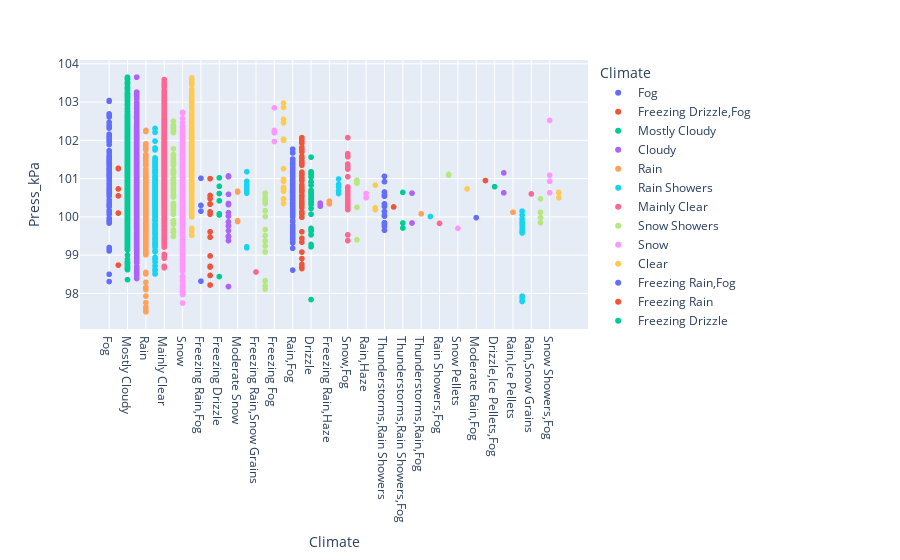

The cell this chart's notebook holds for it:
### Code cell
px.scatter(df, x='Climate', y='Press_kPa', color='Climate', hover_data=['Press_kPa', 'Climate'])

### Figure 1 — Plotly figure (JSON) as saved in the notebook; plotly's stock layout.template omitted (floating-point values rounded to 4 significant figures; data arrays with more than 128 entries replaced by an {"elided": "..."} marker saying what was removed)
{"data": [{"hovertemplate": "Climate=%{x}<br>Press_kPa=%{y}<extra></extra>", "legendgroup": "Fog", "marker": {"color": "#636efa", "symbol": "circle"}, "mode": "markers", "name": "Fog", "showlegend": true, "type": "scattergl", "x": {"elided": "150 str values"}, "xaxis": "x", "y": {"elided": "150 float values"}, "yaxis": "y"}, {"hovertemplate": "Climate=%{x}<br>Press_kPa=%{y}<extra></extra>", "legendgroup": "Freezing Drizzle,Fog", "marker": {"color": "#EF553B", "symbol": "circle"}, "mode": "markers", "name": "Freezing Drizzle,Fog", "showlegend": true, "type": "scattergl", "x": ["Freezing Drizzle,Fog", "Freezing Drizzle,Fog", "Freezing Drizzle,Fog", "Freezing Drizzle,Fog", "Freezing Drizzle,Fog", "Freezing Drizzle,Fog"], "xaxis": "x", "y": [101.3, 101.3, 100.1, 98.74, 100.7, 100.5], "yaxis": "y"}, {"hovertemplate": "Climate=%{x}<br>Press_kPa=%{y}<extra></extra>", "legendgroup": "Mostly Cloudy", "marker": {"color": "#00cc96", "symbol": "circle"}, "mode": "markers", "name": "Mostly Cloudy", "showlegend": true, "type": "scattergl", "x": {"elided": "2069 str values"}, "xaxis": "x", "y": {"elided": "2069 float values"}, "yaxis": "y"}, {"hovertemplate": "Climate=%{x}<br>Press_kPa=%{y}<extra></extra>", "legendgroup": "Cloudy", "marker": {"color": "#ab63fa", "symbol": "circle"}, "mode": "markers", "name": "Cloudy", "showlegend": true, "type": "scattergl", "x": {"elided": "1728 str values"}, "xaxis": "x", "y": {"elided": "1728 float values"}, "yaxis": "y"}, {"hovertemplate": "Climate=%{x}<br>Press_kPa=%{y}<extra></extra>", "legendgroup": "Rain", "marker": {"color": "#FFA15A", "symbol": "circle"}, "mode": "markers", "name": "Rain", "showlegend": true, "type": "scattergl", "x": {"elided": "306 str values"}, "xaxis": "x", "y": {"elided": "306 float values"}, "yaxis": "y"}, {"hovertemplate": "Climate=%{x}<br>Press_kPa=%{y}<extra></extra>", "legendgroup": "Rain Showers", "marker": {"color": "#19d3f3", "symbol": "circle"}, "mode": "markers", "name": "Rain Showers", "showlegend": true, "type": "scattergl", "x": {"elided": "188 str values"}, "xaxis": "x", "y": {"elided": "188 float values"}, "yaxis": "y"}, {"hovertemplate": "Climate=%{x}<br>Press_kPa=%{y}<extra></extra>", "legendgroup": "Mainly Clear", "marker": {"color": "#FF6692", "symbol": "circle"}, "mode": "markers", "name": "Mainly Clear", "showlegend": true, "type": "scattergl", "x": {"elided": "2106 str values"}, "xaxis": "x", "y": {"elided": "2106 float values"}, "yaxis": "y"}, {"hovertemplate": "Climate=%{x}<br>Press_kPa=%{y}<extra></extra>", "legendgroup": "Snow Showers", "marker": {"color": "#B6E880", "symbol": "circle"}, "mode": "markers", "name": "Snow Showers", "showlegend": true, "type": "scattergl", "x": ["Snow Showers", "Snow Showers", "Snow Showers", "Snow Showers", "Snow Showers", "Snow Showers", "Snow Showers", "Snow Showers", "Snow Showers", "Snow Showers", "Snow Showers", "Snow Showers", "Snow Showers", "Snow Showers", "Snow Showers", "Snow Showers", "Snow Showers", "Snow Showers", "Snow Showers", "Snow Showers", "Snow Showers", "Snow Showers", "Snow Showers", "Snow Showers", "Snow Showers", "Snow Showers", "Snow Showers", "Snow Showers", "Snow Showers", "Snow Showers", "Snow Showers", "Snow Showers", "Snow Showers", "Snow Showers", "Snow Showers", "Snow Showers", "Snow Showers", "Snow Showers", "Snow Showers", "Snow Showers", "Snow Showers", "Snow Showers", "Snow Showers", "Snow Showers", "Snow Showers", "Snow Showers", "Snow Showers", "Snow Showers", "Snow Showers", "Snow Showers", "Snow Showers", "Snow Showers", "Snow Showers", "Snow Showers", "Snow Showers", "Snow Showers", "Snow Showers", "Snow Showers", "Snow Showers", "Snow Showers"], "xaxis": "x", "y": [99.66, 100.1, 100.2, 100.3, 100.3, 100.5, 100.6, 100.8, 100.8, 100.7, 100.9, 101.0, 101.0, 101.2, 101.2, 100.3, 101.5, 101.5, 101.6, 101.6, 101.6, 100.9, 100.9, 99.49, 100.2, 102.5, 101.1, 101.4, 99.62, 99.6, 99.6, 99.81, 99.85, 99.9, 100.3, 101.4, 101.4, 101.4, 101.3, 101.4, 101.4, 101.8, 101.2, 101.2, 102.3, 102.2, 102.2, 102.2, 102.3, 102.4, 102.4, 102.4, 100.2, 100.3, 100.5, 100.5, 100.3, 100.3, 101.2, 101.1], "yaxis": "y"}, {"hovertemplate": "Climate=%{x}<br>Press_kPa=%{y}<extra></extra>", "legendgroup": "Snow", "marker": {"color": "#FF97FF", "symbol": "circle"}, "mode": "markers", "name": "Snow", "showlegend": true, "type": "scattergl", "x": {"elided": "390 str values"}, "xaxis": "x", "y": {"elided": "390 float values"}, "yaxis": "y"}, {"hovertemplate": "Climate=%{x}<br>Press_kPa=%{y}<extra></extra>", "legendgroup": "Clear", "marker": {"color": "#FECB52", "symbol": "circle"}, "mode": "markers", "name": "Clear", "showlegend": true, "type": "scattergl", "x": {"elided": "1326 str values"}, "xaxis": "x", "y": {"elided": "1326 float values"}, "yaxis": "y"}, {"hovertemplate": "Climate=%{x}<br>Press_kPa=%{y}<extra></extra>", "legendgroup": "Freezing Rain,Fog", "marker": {"color": "#636efa", "symbol": "circle"}, "mode": "markers", "name": "Freezing Rain,Fog", "showlegend": true, "type": "scattergl", "x": ["Freezing Rain,Fog", "Freezing Rain,Fog", "Freezing Rain,Fog", "Freezing Rain,Fog"], "xaxis": "x", "y": [100.2, 98.32, 100.3, 101.0], "yaxis": "y"}, {"hovertemplate": "Climate=%{x}<br>Press_kPa=%{y}<extra></extra>", "legendgroup": "Freezing Rain", "marker": {"color": "#EF553B", "symbol": "circle"}, "mode": "markers", "name": "Freezing Rain", "showlegend": true, "type": "scattergl", "x": ["Freezing Rain", "Freezing Rain", "Freezing Rain", "Freezing Rain", "Freezing Rain", "Freezing Rain", "Freezing Rain", "Freezing Rain", "Freezing Rain", "Freezing Rain", "Freezing Rain", "Freezing Rain", "Freezing Rain", "Freezing Rain"], "xaxis": "x", "y": [100.1, 100.1, 98.69, 98.22, 98.98, 98.71, 98.47, 99.61, 99.47, 100.6, 100.5, 100.3, 100.3, 101], "yaxis": "y"}, {"hovertemplate": "Climate=%{x}<br>Press_kPa=%{y}<extra></extra>", "legendgroup": "Freezing Drizzle", "marker": {"color": "#00cc96", "symbol": "circle"}, "mode": "markers", "name": "Freezing Drizzle", "showlegend": true, "type": "scattergl", "x": ["Freezing Drizzle", "Freezing Drizzle", "Freezing Drizzle", "Freezing Drizzle", "Freezing Drizzle", "Freezing Drizzle", "Freezing Drizzle"], "xaxis": "x", "y": [100.1, 100.0, 98.44, 100.8, 100.6, 100.4, 101.0], "yaxis": "y"}, {"hovertemplate": "Climate=%{x}<br>Press_kPa=%{y}<extra></extra>", "legendgroup": "Rain,Snow", "marker": {"color": "#ab63fa", "symbol": "circle"}, "mode": "markers", "name": "Rain,Snow", "showlegend": true, "type": "scattergl", "x": ["Rain,Snow", "Rain,Snow", "Rain,Snow", "Rain,Snow", "Rain,Snow", "Rain,Snow", "Rain,Snow", "Rain,Snow", "Rain,Snow", "Rain,Snow", "Rain,Snow", "Rain,Snow", "Rain,Snow", "Rain,Snow", "Rain,Snow", "Rain,Snow", "Rain,Snow", "Rain,Snow"], "xaxis": "x", "y": [100.0, 99.87, 99.77, 98.18, 101.1, 101.1, 101.0, 100.6, 100.3, 100.1, 99.48, 99.48, 99.49, 100.3, 99.76, 99.64, 99.5, 99.38], "yaxis": "y"}, {"hovertemplate": "Climate=%{x}<br>Press_kPa=%{y}<extra></extra>", "legendgroup": "Moderate Snow", "marker": {"color": "#FFA15A", "symbol": "circle"}, "mode": "markers", "name": "Moderate Snow", "showlegend": true, "type": "scattergl", "x": ["Moderate Snow", "Moderate Snow", "Moderate Snow", "Moderate Snow"], "xaxis": "x", "y": [99.9, 99.88, 100.7, 100.7], "yaxis": "y"}, {"hovertemplate": "Climate=%{x}<br>Press_kPa=%{y}<extra></extra>", "legendgroup": "Freezing Drizzle,Snow", "marker": {"color": "#19d3f3", "symbol": "circle"}, "mode": "markers", "name": "Freezing Drizzle,Snow", "showlegend": true, "type": "scattergl", "x": ["Freezing Drizzle,Snow", "Freezing Drizzle,Snow", "Freezing Drizzle,Snow", "Freezing Drizzle,Snow", "Freezing Drizzle,Snow", "Freezing Drizzle,Snow", "Freezing Drizzle,Snow", "Freezing Drizzle,Snow", "Freezing Drizzle,Snow", "Freezing Drizzle,Snow", "Freezing Drizzle,Snow"], "xaxis": "x", "y": [99.19, 100.8, 100.7, 99.22, 100.9, 101.2, 100.6, 100.7, 100.8, 100.8, 100.9], "yaxis": "y"}, {"hovertemplate": "Climate=%{x}<br>Press_kPa=%{y}<extra></extra>", "legendgroup": "Freezing Rain,Snow Grains", "marker": {"color": "#FF6692", "symbol": "circle"}, "mode": "markers", "name": "Freezing Rain,Snow Grains", "showlegend": true, "type": "scattergl", "x": ["Freezing Rain,Snow Grains"], "xaxis": "x", "y": [98.56], "yaxis": "y"}, {"hovertemplate": "Climate=%{x}<br>Press_kPa=%{y}<extra></extra>", "legendgroup": "Snow,Blowing Snow", "marker": {"color": "#B6E880", "symbol": "circle"}, "mode": "markers", "name": "Snow,Blowing Snow", "showlegend": true, "type": "scattergl", "x": ["Snow,Blowing Snow", "Snow,Blowing Snow", "Snow,Blowing Snow", "Snow,Blowing Snow", "Snow,Blowing Snow", "Snow,Blowing Snow", "Snow,Blowing Snow", "Snow,Blowing Snow", "Snow,Blowing Snow", "Snow,Blowing Snow", "Snow,Blowing Snow", "Snow,Blowing Snow", "Snow,Blowing Snow", "Snow,Blowing Snow", "Snow,Blowing Snow", "Snow,Blowing Snow", "Snow,Blowing Snow", "Snow,Blowing Snow", "Snow,Blowing Snow"], "xaxis": "x", "y": [99.09, 99.51, 99.67, 100.0, 100.2, 98.11, 98.2, 98.33, 99.08, 99.24, 99.37, 100.6, 100.4, 100.3, 100.4, 100.4, 100.5, 100.5, 100.5], "yaxis": "y"}, {"hovertemplate": "Climate=%{x}<br>Press_kPa=%{y}<extra></extra>", "legendgroup": "Freezing Fog", "marker": {"color": "#FF97FF", "symbol": "circle"}, "mode": "markers", "name": "Freezing Fog", "showlegend": true, "type": "scattergl", "x": ["Freezing Fog", "Freezing Fog", "Freezing Fog", "Freezing Fog"], "xaxis": "x", "y": [102.8, 102.0, 102.2, 102.3], "yaxis": "y"}, {"hovertemplate": "Climate=%{x}<br>Press_kPa=%{y}<extra></extra>", "legendgroup": "Haze", "marker": {"color": "#FECB52", "symbol": "circle"}, "mode": "markers", "name": "Haze", "showlegend": true, "type": "scattergl", "x": ["Haze", "Haze", "Haze", "Haze", "Haze", "Haze", "Haze", "Haze", "Haze", "Haze", "Haze", "Haze", "Haze", "Haze", "Haze", "Haze"], "xaxis": "x", "y": [103.0, 102.9, 100.3, 100.5, 100.7, 100.7, 100.7, 100.8, 100.9, 101.0, 101.3, 102.0, 102.0, 102, 102.5, 102.5], "yaxis": "y"}, {"hovertemplate": "Climate=%{x}<br>Press_kPa=%{y}<extra></extra>", "legendgroup": "Rain,Fog", "marker": {"color": "#636efa", "symbol": "circle"}, "mode": "markers", "name": "Rain,Fog", "showlegend": true, "type": "scattergl", "x": ["Rain,Fog", "Rain,Fog", "Rain,Fog", "Rain,Fog", "Rain,Fog", "Rain,Fog", "Rain,Fog", "Rain,Fog", "Rain,Fog", "Rain,Fog", "Rain,Fog", "Rain,Fog", "Rain,Fog", "Rain,Fog", "Rain,Fog", "Rain,Fog", "Rain,Fog", "Rain,Fog", "Rain,Fog", "Rain,Fog", "Rain,Fog", "Rain,Fog", "Rain,Fog", "Rain,Fog", "Rain,Fog", "Rain,Fog", "Rain,Fog", "Rain,Fog", "Rain,Fog", "Rain,Fog", "Rain,Fog", "Rain,Fog", "Rain,Fog", "Rain,Fog", "Rain,Fog", "Rain,Fog", "Rain,Fog", "Rain,Fog", "Rain,Fog", "Rain,Fog", "Rain,Fog", "Rain,Fog", "Rain,Fog", "Rain,Fog", "Rain,Fog", "Rain,Fog", "Rain,Fog", "Rain,Fog", "Rain,Fog", "Rain,Fog", "Rain,Fog", "Rain,Fog", "Rain,Fog", "Rain,Fog", "Rain,Fog", "Rain,Fog", "Rain,Fog", "Rain,Fog", "Rain,Fog", "Rain,Fog", "Rain,Fog", "Rain,Fog", "Rain,Fog", "Rain,Fog", "Rain,Fog", "Rain,Fog", "Rain,Fog", "Rain,Fog", "Rain,Fog", "Rain,Fog", "Rain,Fog", "Rain,Fog", "Rain,Fog", "Rain,Fog", "Rain,Fog", "Rain,Fog", "Rain,Fog", "Rain,Fog", "Rain,Fog", "Rain,Fog", "Rain,Fog", "Rain,Fog", "Rain,Fog", "Rain,Fog", "Rain,Fog", "Rain,Fog", "Rain,Fog", "Rain,Fog", "Rain,Fog", "Rain,Fog", "Rain,Fog", "Rain,Fog", "Rain,Fog", "Rain,Fog", "Rain,Fog", "Rain,Fog", "Rain,Fog", "Rain,Fog", "Rain,Fog", "Rain,Fog", "Rain,Fog", "Rain,Fog", "Rain,Fog", "Rain,Fog", "Rain,Fog", "Rain,Fog", "Rain,Fog", "Rain,Fog", "Rain,Fog", "Rain,Fog", "Rain,Fog", "Rain,Fog", "Rain,Fog", "Rain,Fog", "Rain,Fog", "Rain,Fog"], "xaxis": "x", "y": [100.5, 100.4, 99.18, 99.57, 100.1, 100.9, 101.5, 101.5, 101.7, 101.4, 101.4, 101.4, 101.4, 101.4, 101.4, 100.7, 100.5, 100.6, 98.61, 99.67, 99.59, 99.67, 101.2, 101.1, 101.2, 101.3, 100.4, 100.4, 100.4, 100.3, 100.3, 100.3, 100.3, 100.2, 100.9, 100.9, 100.5, 100.7, 100.7, 100.6, 100.5, 100.7, 100.6, 100.6, 100.7, 100.6, 100.6, 100.6, 101.0, 101.0, 100.3, 100.5, 100.4, 100.3, 100.2, 100.2, 100.1, 100, 99.9, 99.72, 99.56, 99.5, 99.44, 99.44, 99.47, 101.3, 101.0, 100.3, 101.8, 101.7, 101.5, 101.2, 101.2, 101.2, 100.8, 100.8, 100.7, 100.7, 100.6, 100.1, 100.0, 100.0, 99.88, 99.78, 100.9, 101, 100.5, 100.5, 100.5, 100.4, 100.8, 100.8, 100.7, 100.7, 100.7, 101.1, 101.0, 101.0, 100.8, 100.7, 100.6, 100.5, 100.5, 100.5, 100.5, 100.5, 100.6, 100.7, 100.1, 99.78, 99.7, 99.6, 99.34, 99.32, 99.41, 99.42], "yaxis": "y"}, {"hovertemplate": "Climate=%{x}<br>Press_kPa=%{y}<extra></extra>", "legendgroup": "Drizzle,Fog", "marker": {"color": "#EF553B", "symbol": "circle"}, "mode": "markers", "name": "Drizzle,Fog", "showlegend": true, "type": "scattergl", "x": ["Drizzle,Fog", "Drizzle,Fog", "Drizzle,Fog", "Drizzle,Fog", "Drizzle,Fog", "Drizzle,Fog", "Drizzle,Fog", "Drizzle,Fog", "Drizzle,Fog", "Drizzle,Fog", "Drizzle,Fog", "Drizzle,Fog", "Drizzle,Fog", "Drizzle,Fog", "Drizzle,Fog", "Drizzle,Fog", "Drizzle,Fog", "Drizzle,Fog", "Drizzle,Fog", "Drizzle,Fog", "Drizzle,Fog", "Drizzle,Fog", "Drizzle,Fog", "Drizzle,Fog", "Drizzle,Fog", "Drizzle,Fog", "Drizzle,Fog", "Drizzle,Fog", "Drizzle,Fog", "Drizzle,Fog", "Drizzle,Fog", "Drizzle,Fog", "Drizzle,Fog", "Drizzle,Fog", "Drizzle,Fog", "Drizzle,Fog", "Drizzle,Fog", "Drizzle,Fog", "Drizzle,Fog", "Drizzle,Fog", "Drizzle,Fog", "Drizzle,Fog", "Drizzle,Fog", "Drizzle,Fog", "Drizzle,Fog", "Drizzle,Fog", "Drizzle,Fog", "Drizzle,Fog", "Drizzle,Fog", "Drizzle,Fog", "Drizzle,Fog", "Drizzle,Fog", "Drizzle,Fog", "Drizzle,Fog", "Drizzle,Fog", "Drizzle,Fog", "Drizzle,Fog", "Drizzle,Fog", "Drizzle,Fog", "Drizzle,Fog", "Drizzle,Fog", "Drizzle,Fog", "Drizzle,Fog", "Drizzle,Fog", "Drizzle,Fog", "Drizzle,Fog", "Drizzle,Fog", "Drizzle,Fog", "Drizzle,Fog", "Drizzle,Fog", "Drizzle,Fog", "Drizzle,Fog", "Drizzle,Fog", "Drizzle,Fog", "Drizzle,Fog", "Drizzle,Fog", "Drizzle,Fog", "Drizzle,Fog", "Drizzle,Fog", "Drizzle,Fog"], "xaxis": "x", "y": [100.3, 99.08, 98.91, 98.76, 98.69, 98.65, 100.5, 100.6, 100.8, 101.7, 101.8, 101.8, 102.0, 101.7, 101.8, 101.9, 101.9, 102.0, 102.1, 102.0, 99.61, 101.2, 101.3, 101.4, 101.4, 101.4, 101.4, 101.4, 101.7, 100.8, 100.7, 100.7, 100.7, 100.7, 100.7, 100.7, 100.7, 100.3, 100.3, 100.1, 100.1, 100.1, 100.1, 100.1, 100.1, 100.4, 100.4, 99.99, 101.1, 101.2, 101.1, 101.1, 101.1, 101.0, 101.0, 101.0, 100.7, 100.5, 101.5, 101.6, 101.5, 101.5, 101.4, 101.4, 101.1, 101, 100.9, 100.5, 100.7, 100.7, 100.7, 100.7, 100.8, 101.0, 99.44, 99.34, 100.8, 100.2, 100.3, 100.4], "yaxis": "y"}, {"hovertemplate": "Climate=%{x}<br>Press_kPa=%{y}<extra></extra>", "legendgroup": "Drizzle", "marker": {"color": "#00cc96", "symbol": "circle"}, "mode": "markers", "name": "Drizzle", "showlegend": true, "type": "scattergl", "x": ["Drizzle", "Drizzle", "Drizzle", "Drizzle", "Drizzle", "Drizzle", "Drizzle", "Drizzle", "Drizzle", "Drizzle", "Drizzle", "Drizzle", "Drizzle", "Drizzle", "Drizzle", "Drizzle", "Drizzle", "Drizzle", "Drizzle", "Drizzle", "Drizzle", "Drizzle", "Drizzle", "Drizzle", "Drizzle", "Drizzle", "Drizzle", "Drizzle", "Drizzle", "Drizzle", "Drizzle", "Drizzle", "Drizzle", "Drizzle", "Drizzle", "Drizzle", "Drizzle", "Drizzle", "Drizzle", "Drizzle", "Drizzle"], "xaxis": "x", "y": [100.2, 100.5, 99.53, 99.63, 101.2, 100.9, 100.4, 100.4, 100.3, 100.1, 100.7, 101.2, 101.2, 101.1, 101.1, 101.1, 101.1, 100.9, 101.6, 101.1, 99.28, 99.22, 99.67, 99.68, 99.7, 100.5, 100.5, 100.5, 100.5, 100.6, 100.6, 100.7, 100.7, 100.6, 100.6, 100.6, 100.6, 99.54, 100.8, 101.0, 97.84], "yaxis": "y"}, {"hovertemplate": "Climate=%{x}<br>Press_kPa=%{y}<extra></extra>", "legendgroup": "Freezing Drizzle,Haze", "marker": {"color": "#ab63fa", "symbol": "circle"}, "mode": "markers", "name": "Freezing Drizzle,Haze", "showlegend": true, "type": "scattergl", "x": ["Freezing Drizzle,Haze", "Freezing Drizzle,Haze", "Freezing Drizzle,Haze"], "xaxis": "x", "y": [100.4, 100.3, 100.3], "yaxis": "y"}, {"hovertemplate": "Climate=%{x}<br>Press_kPa=%{y}<extra></extra>", "legendgroup": "Freezing Rain,Haze", "marker": {"color": "#FFA15A", "symbol": "circle"}, "mode": "markers", "name": "Freezing Rain,Haze", "showlegend": true, "type": "scattergl", "x": ["Freezing Rain,Haze", "Freezing Rain,Haze"], "xaxis": "x", "y": [100.3, 100.4], "yaxis": "y"}, {"hovertemplate": "Climate=%{x}<br>Press_kPa=%{y}<extra></extra>", "legendgroup": "Snow,Haze", "marker": {"color": "#19d3f3", "symbol": "circle"}, "mode": "markers", "name": "Snow,Haze", "showlegend": true, "type": "scattergl", "x": ["Snow,Haze", "Snow,Haze", "Snow,Haze", "Snow,Haze", "Snow,Haze"], "xaxis": "x", "y": [100.6, 100.7, 100.8, 100.8, 101.0], "yaxis": "y"}, {"hovertemplate": "Climate=%{x}<br>Press_kPa=%{y}<extra></extra>", "legendgroup": "Snow,Fog", "marker": {"color": "#FF6692", "symbol": "circle"}, "mode": "markers", "name": "Snow,Fog", "showlegend": true, "type": "scattergl", "x": ["Snow,Fog", "Snow,Fog", "Snow,Fog", "Snow,Fog", "Snow,Fog", "Snow,Fog", "Snow,Fog", "Snow,Fog", "Snow,Fog", "Snow,Fog", "Snow,Fog", "Snow,Fog", "Snow,Fog", "Snow,Fog", "Snow,Fog", "Snow,Fog", "Snow,Fog", "Snow,Fog", "Snow,Fog", "Snow,Fog", "Snow,Fog", "Snow,Fog", "Snow,Fog", "Snow,Fog", "Snow,Fog", "Snow,Fog", "Snow,Fog", "Snow,Fog", "Snow,Fog", "Snow,Fog", "Snow,Fog", "Snow,Fog", "Snow,Fog", "Snow,Fog", "Snow,Fog", "Snow,Fog", "Snow,Fog"], "xaxis": "x", "y": [100.8, 100.8, 99.53, 99.38, 101.6, 101.6, 101.7, 102.1, 101.4, 101.3, 101.3, 101.2, 100.8, 100.8, 100.7, 100.7, 100.7, 101.3, 101.3, 100.6, 100.5, 100.5, 100.5, 100.4, 100.3, 100.2, 100.2, 100.2, 100.2, 100.2, 100.2, 100.3, 100.3, 100.3, 100.3, 100.4, 101.0], "yaxis": "y"}, {"hovertemplate": "Climate=%{x}<br>Press_kPa=%{y}<extra></extra>", "legendgroup": "Snow,Ice Pellets", "marker": {"color": "#B6E880", "symbol": "circle"}, "mode": "markers", "name": "Snow,Ice Pellets", "showlegend": true, "type": "scattergl", "x": ["Snow,Ice Pellets", "Snow,Ice Pellets", "Snow,Ice Pellets", "Snow,Ice Pellets", "Snow,Ice Pellets", "Snow,Ice Pellets"], "xaxis": "x", "y": [99.4, 100.2, 101.0, 100.9, 100.9, 100.9], "yaxis": "y"}, {"hovertemplate": "Climate=%{x}<br>Press_kPa=%{y}<extra></extra>", "legendgroup": "Rain,Haze", "marker": {"color": "#FF97FF", "symbol": "circle"}, "mode": "markers", "name": "Rain,Haze", "showlegend": true, "type": "scattergl", "x": ["Rain,Haze", "Rain,Haze", "Rain,Haze"], "xaxis": "x", "y": [100.6, 100.5, 100.5], "yaxis": "y"}, {"hovertemplate": "Climate=%{x}<br>Press_kPa=%{y}<extra></extra>", "legendgroup": "Thunderstorms,Rain", "marker": {"color": "#FECB52", "symbol": "circle"}, "mode": "markers", "name": "Thunderstorms,Rain", "showlegend": true, "type": "scattergl", "x": ["Thunderstorms,Rain", "Thunderstorms,Rain", "Thunderstorms,Rain"], "xaxis": "x", "y": [100.8, 100.2, 100.2], "yaxis": "y"}, {"hovertemplate": "Climate=%{x}<br>Press_kPa=%{y}<extra></extra>", "legendgroup": "Thunderstorms,Rain Showers", "marker": {"color": "#636efa", "symbol": "circle"}, "mode": "markers", "name": "Thunderstorms,Rain Showers", "showlegend": true, "type": "scattergl", "x": ["Thunderstorms,Rain Showers", "Thunderstorms,Rain Showers", "Thunderstorms,Rain Showers", "Thunderstorms,Rain Showers", "Thunderstorms,Rain Showers", "Thunderstorms,Rain Showers", "Thunderstorms,Rain Showers", "Thunderstorms,Rain Showers", "Thunderstorms,Rain Showers", "Thunderstorms,Rain Showers", "Thunderstorms,Rain Showers", "Thunderstorms,Rain Showers", "Thunderstorms,Rain Showers", "Thunderstorms,Rain Showers", "Thunderstorms,Rain Showers", "Thunderstorms,Rain Showers"], "xaxis": "x", "y": [100.3, 100.1, 99.75, 99.84, 100.0, 100.9, 99.65, 99.81, 100.3, 100.0, 100.7, 100.3, 100.6, 100.5, 99.85, 101.1], "yaxis": "y"}, {"hovertemplate": "Climate=%{x}<br>Press_kPa=%{y}<extra></extra>", "legendgroup": "Thunderstorms,Heavy Rain Showers", "marker": {"color": "#EF553B", "symbol": "circle"}, "mode": "markers", "name": "Thunderstorms,Heavy Rain Showers", "showlegend": true, "type": "scattergl", "x": ["Thunderstorms,Heavy Rain Showers"], "xaxis": "x", "y": [100.3], "yaxis": "y"}, {"hovertemplate": "Climate=%{x}<br>Press_kPa=%{y}<extra></extra>", "legendgroup": "Thunderstorms,Rain Showers,Fog", "marker": {"color": "#00cc96", "symbol": "circle"}, "mode": "markers", "name": "Thunderstorms,Rain Showers,Fog", "showlegend": true, "type": "scattergl", "x": ["Thunderstorms,Rain Showers,Fog", "Thunderstorms,Rain Showers,Fog", "Thunderstorms,Rain Showers,Fog"], "xaxis": "x", "y": [99.71, 99.84, 100.6], "yaxis": "y"}, {"hovertemplate": "Climate=%{x}<br>Press_kPa=%{y}<extra></extra>", "legendgroup": "Thunderstorms", "marker": {"color": "#ab63fa", "symbol": "circle"}, "mode": "markers", "name": "Thunderstorms", "showlegend": true, "type": "scattergl", "x": ["Thunderstorms", "Thunderstorms"], "xaxis": "x", "y": [99.84, 100.6], "yaxis": "y"}, {"hovertemplate": "Climate=%{x}<br>Press_kPa=%{y}<extra></extra>", "legendgroup": "Thunderstorms,Rain,Fog", "marker": {"color": "#FFA15A", "symbol": "circle"}, "mode": "markers", "name": "Thunderstorms,Rain,Fog", "showlegend": true, "type": "scattergl", "x": ["Thunderstorms,Rain,Fog"], "xaxis": "x", "y": [100.1], "yaxis": "y"}, {"hovertemplate": "Climate=%{x}<br>Press_kPa=%{y}<extra></extra>", "legendgroup": "Thunderstorms,Moderate Rain Showers,Fog", "marker": {"color": "#19d3f3", "symbol": "circle"}, "mode": "markers", "name": "Thunderstorms,Moderate Rain Showers,Fog", "showlegend": true, "type": "scattergl", "x": ["Thunderstorms,Moderate Rain Showers,Fog"], "xaxis": "x", "y": [100.0], "yaxis": "y"}, {"hovertemplate": "Climate=%{x}<br>Press_kPa=%{y}<extra></extra>", "legendgroup": "Rain Showers,Fog", "marker": {"color": "#FF6692", "symbol": "circle"}, "mode": "markers", "name": "Rain Showers,Fog", "showlegend": true, "type": "scattergl", "x": ["Rain Showers,Fog"], "xaxis": "x", "y": [99.83], "yaxis": "y"}, {"hovertemplate": "Climate=%{x}<br>Press_kPa=%{y}<extra></extra>", "legendgroup": "Rain Showers,Snow Showers", "marker": {"color": "#B6E880", "symbol": "circle"}, "mode": "markers", "name": "Rain Showers,Snow Showers", "showlegend": true, "type": "scattergl", "x": ["Rain Showers,Snow Showers", "Rain Showers,Snow Showers"], "xaxis": "x", "y": [101.1, 101.1], "yaxis": "y"}, {"hovertemplate": "Climate=%{x}<br>Press_kPa=%{y}<extra></extra>", "legendgroup": "Snow Pellets", "marker": {"color": "#FF97FF", "symbol": "circle"}, "mode": "markers", "name": "Snow Pellets", "showlegend": true, "type": "scattergl", "x": ["Snow Pellets"], "xaxis": "x", "y": [99.7], "yaxis": "y"}, {"hovertemplate": "Climate=%{x}<br>Press_kPa=%{y}<extra></extra>", "legendgroup": "Rain,Snow,Fog", "marker": {"color": "#FECB52", "symbol": "circle"}, "mode": "markers", "name": "Rain,Snow,Fog", "showlegend": true, "type": "scattergl", "x": ["Rain,Snow,Fog"], "xaxis": "x", "y": [100.7], "yaxis": "y"}, {"hovertemplate": "Climate=%{x}<br>Press_kPa=%{y}<extra></extra>", "legendgroup": "Moderate Rain,Fog", "marker": {"color": "#636efa", "symbol": "circle"}, "mode": "markers", "name": "Moderate Rain,Fog", "showlegend": true, "type": "scattergl", "x": ["Moderate Rain,Fog"], "xaxis": "x", "y": [99.98], "yaxis": "y"}, {"hovertemplate": "Climate=%{x}<br>Press_kPa=%{y}<extra></extra>", "legendgroup": "Freezing Rain,Ice Pellets,Fog", "marker": {"color": "#EF553B", "symbol": "circle"}, "mode": "markers", "name": "Freezing Rain,Ice Pellets,Fog", "showlegend": true, "type": "scattergl", "x": ["Freezing Rain,Ice Pellets,Fog"], "xaxis": "x", "y": [101.0], "yaxis": "y"}, {"hovertemplate": "Climate=%{x}<br>Press_kPa=%{y}<extra></extra>", "legendgroup": "Drizzle,Ice Pellets,Fog", "marker": {"color": "#00cc96", "symbol": "circle"}, "mode": "markers", "name": "Drizzle,Ice Pellets,Fog", "showlegend": true, "type": "scattergl", "x": ["Drizzle,Ice Pellets,Fog"], "xaxis": "x", "y": [100.8], "yaxis": "y"}, {"hovertemplate": "Climate=%{x}<br>Press_kPa=%{y}<extra></extra>", "legendgroup": "Drizzle,Snow", "marker": {"color": "#ab63fa", "symbol": "circle"}, "mode": "markers", "name": "Drizzle,Snow", "showlegend": true, "type": "scattergl", "x": ["Drizzle,Snow", "Drizzle,Snow"], "xaxis": "x", "y": [100.6, 101.2], "yaxis": "y"}, {"hovertemplate": "Climate=%{x}<br>Press_kPa=%{y}<extra></extra>", "legendgroup": "Rain,Ice Pellets", "marker": {"color": "#FFA15A", "symbol": "circle"}, "mode": "markers", "name": "Rain,Ice Pellets", "showlegend": true, "type": "scattergl", "x": ["Rain,Ice Pellets"], "xaxis": "x", "y": [100.1], "yaxis": "y"}, {"hovertemplate": "Climate=%{x}<br>Press_kPa=%{y}<extra></extra>", "legendgroup": "Drizzle,Snow,Fog", "marker": {"color": "#19d3f3", "symbol": "circle"}, "mode": "markers", "name": "Drizzle,Snow,Fog", "showlegend": true, "type": "scattergl", "x": ["Drizzle,Snow,Fog", "Drizzle,Snow,Fog", "Drizzle,Snow,Fog", "Drizzle,Snow,Fog", "Drizzle,Snow,Fog", "Drizzle,Snow,Fog", "Drizzle,Snow,Fog", "Drizzle,Snow,Fog", "Drizzle,Snow,Fog", "Drizzle,Snow,Fog", "Drizzle,Snow,Fog", "Drizzle,Snow,Fog", "Drizzle,Snow,Fog", "Drizzle,Snow,Fog", "Drizzle,Snow,Fog"], "xaxis": "x", "y": [99.58, 99.6, 99.64, 99.65, 99.71, 99.78, 99.82, 99.87, 99.95, 100.0, 100.2, 97.79, 97.81, 97.89, 97.93], "yaxis": "y"}, {"hovertemplate": "Climate=%{x}<br>Press_kPa=%{y}<extra></extra>", "legendgroup": "Rain,Snow Grains", "marker": {"color": "#FF6692", "symbol": "circle"}, "mode": "markers", "name": "Rain,Snow Grains", "showlegend": true, "type": "scattergl", "x": ["Rain,Snow Grains"], "xaxis": "x", "y": [100.6], "yaxis": "y"}, {"hovertemplate": "Climate=%{x}<br>Press_kPa=%{y}<extra></extra>", "legendgroup": "Rain,Snow,Ice Pellets", "marker": {"color": "#B6E880", "symbol": "circle"}, "mode": "markers", "name": "Rain,Snow,Ice Pellets", "showlegend": true, "type": "scattergl", "x": ["Rain,Snow,Ice Pellets", "Rain,Snow,Ice Pellets", "Rain,Snow,Ice Pellets", "Rain,Snow,Ice Pellets"], "xaxis": "x", "y": [100.5, 100.1, 99.98, 99.85], "yaxis": "y"}, {"hovertemplate": "Climate=%{x}<br>Press_kPa=%{y}<extra></extra>", "legendgroup": "Snow Showers,Fog", "marker": {"color": "#FF97FF", "symbol": "circle"}, "mode": "markers", "name": "Snow Showers,Fog", "showlegend": true, "type": "scattergl", "x": ["Snow Showers,Fog", "Snow Showers,Fog", "Snow Showers,Fog", "Snow Showers,Fog"], "xaxis": "x", "y": [102.5, 101.1, 100.9, 100.6], "yaxis": "y"}, {"hovertemplate": "Climate=%{x}<br>Press_kPa=%{y}<extra></extra>", "legendgroup": "Moderate Snow,Blowing Snow", "marker": {"color": "#FECB52", "symbol": "circle"}, "mode": "markers", "name": "Moderate Snow,Blowing Snow", "showlegend": true, "type": "scattergl", "x": ["Moderate Snow,Blowing Snow", "Moderate Snow,Blowing Snow"], "xaxis": "x", "y": [100.6, 100.5], "yaxis": "y"}], "layout": {"legend": {"title": {"text": "Climate"}, "tracegroupgap": 0}, "margin": {"t": 60}, "xaxis": {"anchor": "y", "categoryarray": ["Fog", "Freezing Drizzle,Fog", "Mostly Cloudy", "Cloudy", "Rain", "Rain Showers", "Mainly Clear", "Snow Showers", "Snow", "Clear", "Freezing Rain,Fog", "Freezing Rain", "Freezing Drizzle", "Rain,Snow", "Moderate Snow", "Freezing Drizzle,Snow", "Freezing Rain,Snow Grains", "Snow,Blowing Snow", "Freezing Fog", "Haze", "Rain,Fog", "Drizzle,Fog", "Drizzle", "Freezing Drizzle,Haze", "Freezing Rain,Haze", "Snow,Haze", "Snow,Fog", "Snow,Ice Pellets", "Rain,Haze", "Thunderstorms,Rain", "Thunderstorms,Rain Showers", "Thunderstorms,Heavy Rain Showers", "Thunderstorms,Rain Showers,Fog", "Thunderstorms", "Thunderstorms,Rain,Fog", "Thunderstorms,Moderate Rain Showers,Fog", "Rain Showers,Fog", "Rain Showers,Snow Showers", "Snow Pellets", "Rain,Snow,Fog", "Moderate Rain,Fog", "Freezing Rain,Ice Pellets,Fog", "Drizzle,Ice Pellets,Fog", "Drizzle,Snow", "Rain,Ice Pellets", "Drizzle,Snow,Fog", "Rain,Snow Grains", "Rain,Snow,Ice Pellets", "Snow Showers,Fog", "Moderate Snow,Blowing Snow"], "categoryorder": "array", "domain": [0, 1], "title": {"text": "Climate"}}, "yaxis": {"anchor": "x", "domain": [0, 1], "title": {"text": "Press_kPa"}}}}
